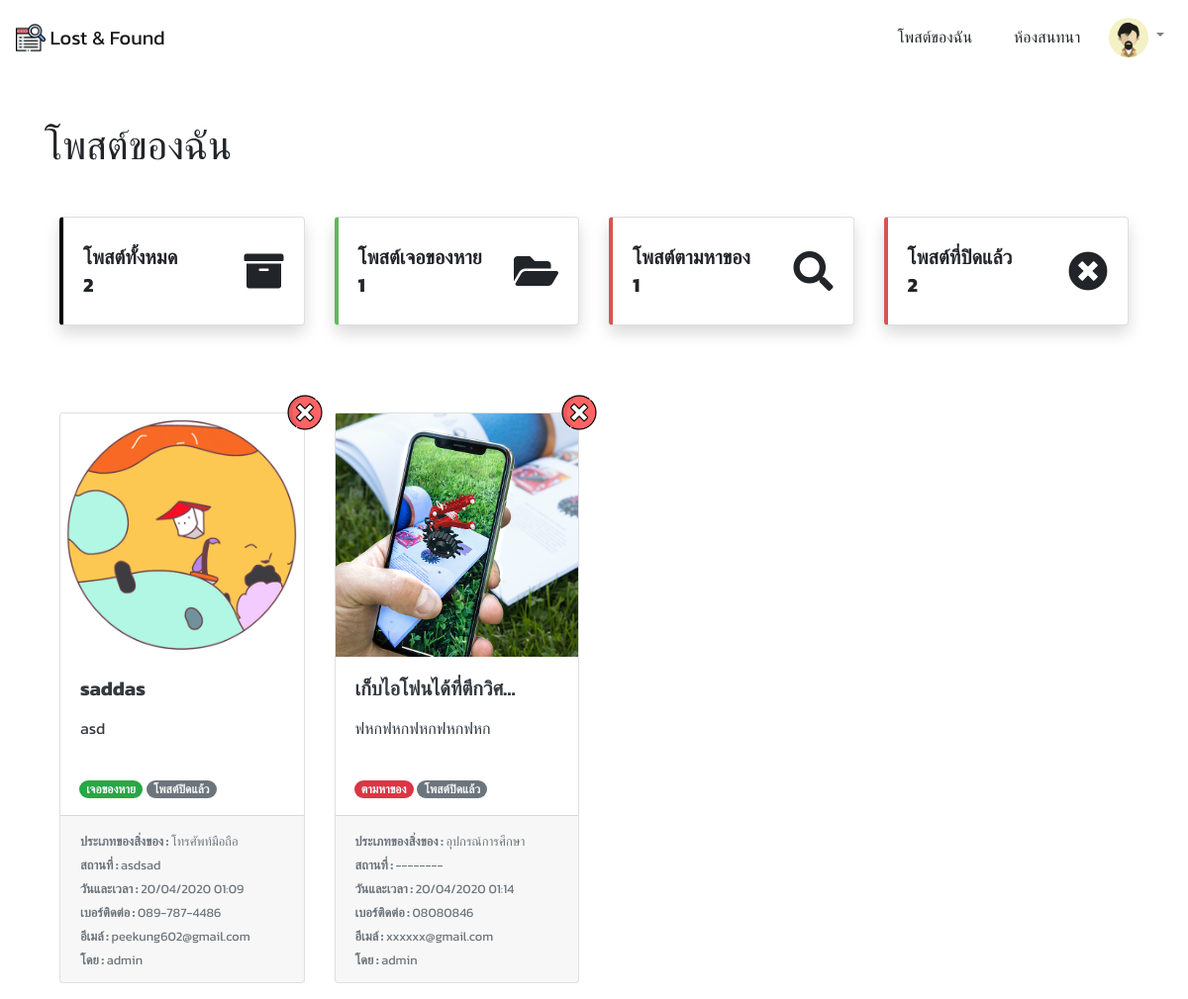
The app's page /accounts/my_posts/ (signed in) with its own data.
### accounts/models.py (models this page shows, shortened)
class UserProfile(models.Model):
    avatar = models.ImageField(default='accounts/user_default.gif', upload_to='accounts/') # Picture of user
    user = models.OneToOneField(User, on_delete=models.CASCADE) # reference to User Table
    faculty = models.ForeignKey(Faculty, on_delete=models.CASCADE) # reference to Faculty Table

### posts/models.py (models this page shows, shortened)
class Post(models.Model):
    is_active = models.BooleanField(default=True)
    TYPE = (
        ('found', 'เจอของหาย'),
        ('lost', 'ตามหาของ'),
    )
    type = models.CharField(choices=TYPE, max_length=255, default='found')
    date_time = models.DateTimeField()
    create_at = models.DateTimeField(auto_now_add=True)
    desc = models.TextField()
    title = models.CharField(max_length=255)
    location = models.CharField(max_length=255)
    contact1 = models.CharField(max_length=255)
    contact2 = models.CharField(max_length=255)
    key = models.CharField(max_length=255, unique=True, null=True, blank=True)
    assetType = models.ForeignKey(AssetType, on_delete=models.CASCADE)
    user = models.ForeignKey(User, on_delete=models.CASCADE, null=True)

class AssetType(models.Model):
    name = models.CharField(max_length=255)
    def __str__(self):
        return self.name

class PostPicture(models.Model):
    picture = models.ImageField(default='posts/post_default.gif', upload_to='posts/')
    post = models.ForeignKey(Post, on_delete=models.CASCADE)

### accounts/views.py (the view, shortened to what this page needs)
# urls.py: path('my_posts/', MyPostView.as_view(), name='my_posts'),# myposts
class MyPostView(View):
    template_name = 'my_posts.html'
    def get(self, request):
        if request.user.is_authenticated:
            posts = Post.objects.filter(user=request.user)
            founds = Post.objects.filter(user=request.user, type='found')
            losts = Post.objects.filter(user=request.user, type='lost')
        else:
            posts = "key"
            founds = []
            losts = []
        return render(request, self.template_name, {
            'posts' : posts,
            'founds' : founds,
            'losts' : losts,
            'closed' : len(Post.objects.filter(is_active=False))
        })

### accounts/templates/my_posts.html (shortened to what this page needs)
{% extends 'base_layout.html' %}
{% load static %}
{% block style %}
    <link rel="stylesheet" href="{% static 'css/tempus.css' %}">
{% endblock %}
{% block content %}
<div class="container">
    <h1 class='mt-5 mb-5'> โพสต์ของฉัน </h1>
    {% if user.is_authenticated %}
    <h5 class='mb-5'>
        <div class="container">
            <div class="row">
                <div class="col mb-4 rotate-img">
                    <div class="card shadow h-100 py-2" style="border-left:.25rem solid black !important">
                        <div class="card-body">
                            <div class="row no-gutters align-items-center">
                                <div class="col mr-2">
                                    <div class="font-weight-bold text-uppercase mb-1">โพสต์ทั้งหมด</div>
                                    <div class="h5 mb-0 font-weight-bold text-gray-800">
                                        {{ posts|length }}
                                    </div>
                                </div>
                                <div class="col-auto">
                                    <i class="fas fa-archive fa-2x"></i>
                                </div>
                            </div>
                        </div>
                    </div>
                </div>
                <div class="col mb-4 rotate-img">
                    <div class="card shadow h-100 py-2" style="border-left:.25rem solid #5cb85c !important">
                        <div class="card-body">
                            <div class="row no-gutters align-items-center">
                                <div class="col mr-2">
                                    <div class="font-weight-bold text-uppercase mb-1">โพสต์เจอของหาย</div>
                                    <div class="h5 mb-0 font-weight-bold text-gray-800">
                                        {{ founds|length }}
                                    </div>
                                </div>
                                <div class="col-auto">
                                    <i class="fas fa-folder-open fa-2x"></i>
                                </div>
                            </div>
                        </div>
                    </div>
                </div>
                <div class="col mb-4 rotate-img">
                    <div class="card shadow h-100 py-2" style="border-left:.25rem solid #d9534f !important">
                        <div class="card-body">
                            <div class="row no-gutters align-items-center">
                                <div class="col mr-2">
                                    <div class="font-weight-bold text-uppercase mb-1">โพสต์ตามหาของ</div>
                                    <div class="h5 mb-0 font-weight-bold text-gray-800">
                                        {{ losts|length }}
                                    </div>
                                </div>
                                <div class="col-auto">
                                    <i class="fas fa-search fa-2x"></i>
                                </div>
                            </div>
                        </div>
                    </div>
                </div>
                <div class="col mb-4 rotate-img">
                    <div class="card shadow h-100 py-2" style="border-left:.25rem solid #d9534f !important">
                        <div class="card-body">
                            <div class="row no-gutters align-items-center">
                                <div class="col mr-2">
                                    <div class="font-weight-bold text-uppercase mb-1">โพสต์ที่ปิดแล้ว</div>
                                    <div class="h5 mb-0 font-weight-bold text-gray-800">
                                                {{ closed }}
                                    </div>
                                </div>
                                <div class="col-auto">
                                    <i class="fas fa-times-circle fa-2x"></i>
                                </div>
                            </div>
                        </div>
                    </div>
                </div>
            </div>
        </div>
    </h5>
    {% endif %}
    <div class="container">
        {% if posts == 'key' %}
            <div class='col-lg-12 jumbotron text-center border border-dark'>
                <img src="{% static 'images/post.png' %}" width='15%' class='mb-5'>
                <h4 class='mb-3'>กรุณากรอกคีย์เพื่อจัดการโพสต์ของคุณ</h4>
                {% if key_error %}
                    <span class="text-danger">{{ key_error }}</span>
                {% endif %}
                <form action="{% url 'my_posts' %}" method="POST" class=''>
                    {% csrf_token %}
                    <div class="row">
                        <div class="col-4"></div>
                        <div class="col-4 my-3">
                            <input type="text" name="key" class='form-control' required>
                        </div>
                        <div class="col-4"></div>
                    </div>
                    <input type="submit" class='btn btn-warning' value="ยืนยัน">
                </form>
            </div>
        {% else %}
        <div class="row">
            {% for post in posts %}
                <div class='col-lg-3 my-3'>
                    <div class="card h-100 w-100 text-dark mycard" style='border:none;'>
                        <a href="{% url 'post_delete' post.id %}">
                            <img src="{% static 'images/close.png' %}" alt="" class='top-right-btn' width='35px'>
                        </a>
                        <a class="card h-100 w-100 mb-0 text-decoration-none text-dark" href="{% url 'edit_post' post.id %}">
                            <div class="wrapper">
                                {% if post.postpicture_set.all|length == 0 %}
                                    <img class="card-img-top" src="{% static 'images/post_default.gif' %}">
                                {% else %}
                                    <img class="card-img-top" src="{{ post.postpicture_set.all.0.picture.url }}">
                                {% endif %}
                            </div>
                            <div class="card-body">
                                <h5 class="card-title">
                                    <b>{{ post.title|truncatechars:20 }}</b>
                                </h5>
                                <p class="card-text">
                                    <p>{{ post.desc|truncatechars:50 }}</p>
                                </p>
                            </div>
                            <div class="container mb-3 ml-1">
                                <p class="card-text">
                                    {% if post.type == 'found' %}
                                        <span class="badge badge-pill badge-success text-light">เจอของหาย</span>
                                    {% else %}
                                        <span class="badge badge-pill badge-danger text-light">ตามหาของ</span>
                                    {% endif %}
                                    {% if post.is_active == False %}
                                        <span class="badge badge-pill badge-secondary text-light">โพสต์ปิดแล้ว</span>
                                    {% endif %}
                                </p>
                            </div>
                            <div class="card-footer">
                                <small class="text-muted">
                                    <b>ประเภทของสิ่งของ : </b><span id='assetType'>{{ post.assetType }}</span>
                                    <br>
                                    <b>สถานที่ : </b><span id='location'> {{ post.location }} </span>
                                    <br>
                                    <b>วันและเวลา : </b><span id='date_time'> {{ post.date_time|date:"d/m/Y H:i" }} </span>
                                    <br>
                                    <b>เบอร์ติดต่อ : </b> <span id='contact1'> {{ post.contact1 }} </span>
                                    <br>
                                    <b>อีเมล์ : </b> <span id='contact2'> {{ post.contact2 }} </span>
                                    <br>
                                    <b>โดย : </b> {{ post.user.username }}
                                </small>
                            </div>
                        </a>
                    </div>
                </div>
            {% endfor %}
        </div>
        {% endif %}
    </div>
</div>
{% endblock %}

### templates/base_layout.html (shortened to what this page needs)
{% load static %}
<!DOCTYPE html>
<html lang="en">
<head>
    <link rel="stylesheet" href="{% static 'css/bootstrap.min.css' %}">
    <link rel="stylesheet" href="{% static 'css/style.css' %}">
    <link rel="stylesheet" href="{% static 'css/fontawesome.all.min.css' %}">
    {% block style %}
    {% endblock %}
</head>
<body>
    <nav class="navbar navbar-expand-lg navbar-light" style="height: 75px;">
        <div class="collapse navbar-collapse" id="navbarTogglerDemo01">
            <a class="navbar-brand" href="{% url 'index' %}">
                <img src="{% static 'images/lost&found.png' %}" width="30" height="30" class="d-inline-block align-top"
                    alt="">
                Lost & Found
            </a>
            <ul class="navbar-nav ml-auto">
                <li class="nav-item active">
                    <a class="nav-link" href="{% url 'my_posts' %}">
                        <p class='btn m-0 index'>
                            โพสต์ของฉัน
                        </p>
                    </a>
                </li>
                {% if user.is_authenticated %}
                    <li class="nav-item active">
                        <a class="nav-link" href="{% url 'chat_index' %}">
                            <p class='btn m-0 index'>
                                ห้องสนทนา
                            </p>
                        </a>
                    </li>
                    <li class="nav-item dropdown">
                        <a class="nav-link dropdown-toggle" href="#" id="navbarDropdownMenuLink" role="button"
                            data-toggle="dropdown" aria-haspopup="true" aria-expanded="false">
                            <img src="{{ request.user.userprofile.avatar.url }}" width="40" height="40"
                                class="rounded-circle">
                        </a>
                    </li>
                {% endif %}
            </ul>
        </div>
    </nav>
    {% block content %}
    {% endblock %}
</body>
</html>

### static/css/style.css (style rules this page uses)
* { font-family: 'Kanit', sans-serif; word-wrap: break-word; padding: 0; margin: 0; }
body, html { height: 100%; }
body { animation: fadein .5s; }
.mycard { transition: .2s; }
.wrapper { position: relative; overflow: hidden; }
.wrapper:after { content: ''; display: block; padding-top: 100%; }
.wrapper img { width: auto; height: 100%; max-width: none; position: absolute; left: 50%; top: 0; transform: translateX(-50%); }
.top-right-btn { position: absolute; right: 0; top: 0; transform: translate(50%,-50%); z-index: 100; }
.rotate-img { transition: .3s; }

### records on screen
Post: title "saddas", desc "asd", type "เจอของหาย", is_active "โพสต์ปิดแล้ว", assetType "โทรศัพท์มือถือ", location "asdsad", date_time "20/04/2020 01:09", contact1 "089-787-4486", contact2 "peekung602@gmail.com", user.username "admin"
Post: postpicture_set.all.0.picture (picture), title "เก็บไอโฟนได้ที่ตึกวิศ…", desc "ฟหกฟหกฟหกฟหกฟหก", type "ตามหาของ", is_active "โพสต์ปิดแล้ว", assetType "อุปกรณ์การศึกษา", location "--------", date_time "20/04/2020 01:14", contact1 "08080846", contact2 "xxxxxx@gmail.com", user.username "admin"

### other values on screen
{{ posts|length }} "2"
{{ founds|length }} "1"
{{ losts|length }} "1"
{{ closed }} "2"
